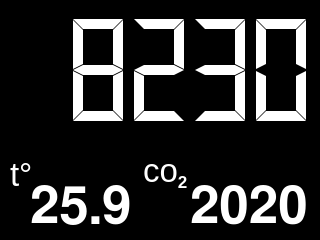
<?xml version="1.0" encoding="UTF-8"?>
<ui version="4.0">
 <class>Clock</class>
 <widget class="QWidget" name="Clock">
  <property name="geometry">
   <rect>
    <x>0</x>
    <y>0</y>
    <width>320</width>
    <height>240</height>
   </rect>
  </property>
  <property name="palette">
   <palette>
    <active>
     <colorrole role="WindowText">
      <brush brushstyle="SolidPattern">
       <color alpha="255">
        <red>255</red>
        <green>255</green>
        <blue>255</blue>
       </color>
      </brush>
     </colorrole>
     <colorrole role="Base">
      <brush brushstyle="SolidPattern">
       <color alpha="255">
        <red>255</red>
        <green>255</green>
        <blue>255</blue>
       </color>
      </brush>
     </colorrole>
     <colorrole role="Window">
      <brush brushstyle="SolidPattern">
       <color alpha="255">
        <red>0</red>
        <green>0</green>
        <blue>0</blue>
       </color>
      </brush>
     </colorrole>
    </active>
    <inactive>
     <colorrole role="WindowText">
      <brush brushstyle="SolidPattern">
       <color alpha="255">
        <red>255</red>
        <green>255</green>
        <blue>255</blue>
       </color>
      </brush>
     </colorrole>
     <colorrole role="Base">
      <brush brushstyle="SolidPattern">
       <color alpha="255">
        <red>255</red>
        <green>255</green>
        <blue>255</blue>
       </color>
      </brush>
     </colorrole>
     <colorrole role="Window">
      <brush brushstyle="SolidPattern">
       <color alpha="255">
        <red>0</red>
        <green>0</green>
        <blue>0</blue>
       </color>
      </brush>
     </colorrole>
    </inactive>
    <disabled>
     <colorrole role="WindowText">
      <brush brushstyle="SolidPattern">
       <color alpha="255">
        <red>149</red>
        <green>149</green>
        <blue>149</blue>
       </color>
      </brush>
     </colorrole>
     <colorrole role="Base">
      <brush brushstyle="SolidPattern">
       <color alpha="255">
        <red>0</red>
        <green>0</green>
        <blue>0</blue>
       </color>
      </brush>
     </colorrole>
     <colorrole role="Window">
      <brush brushstyle="SolidPattern">
       <color alpha="255">
        <red>0</red>
        <green>0</green>
        <blue>0</blue>
       </color>
      </brush>
     </colorrole>
    </disabled>
   </palette>
  </property>
  <property name="cursor">
   <cursorShape>BlankCursor</cursorShape>
  </property>
  <property name="windowTitle">
   <string>Form</string>
  </property>
  <property name="autoFillBackground">
   <bool>true</bool>
  </property>
  <widget class="QLCDNumber" name="lcdNumber">
   <property name="geometry">
    <rect>
     <x>0</x>
     <y>0</y>
     <width>320</width>
     <height>141</height>
    </rect>
   </property>
   <property name="font">
    <font>
     <pointsize>10</pointsize>
     <kerning>true</kerning>
    </font>
   </property>
   <property name="cursor">
    <cursorShape>BlankCursor</cursorShape>
   </property>
   <property name="layoutDirection">
    <enum>Qt::LeftToRight</enum>
   </property>
   <property name="autoFillBackground">
    <bool>false</bool>
   </property>
   <property name="lineWidth">
    <number>0</number>
   </property>
   <property name="smallDecimalPoint">
    <bool>false</bool>
   </property>
   <property name="digitCount">
    <number>5</number>
   </property>
   <property name="mode">
    <enum>QLCDNumber::Dec</enum>
   </property>
   <property name="segmentStyle">
    <enum>QLCDNumber::Flat</enum>
   </property>
   <property name="value" stdset="0">
    <double>8230.000000000000000</double>
   </property>
   <property name="intValue" stdset="0">
    <number>8230</number>
   </property>
  </widget>
  <widget class="QLabel" name="temp_sign">
   <property name="geometry">
    <rect>
     <x>10</x>
     <y>150</y>
     <width>31</width>
     <height>51</height>
    </rect>
   </property>
   <property name="font">
    <font>
     <pointsize>25</pointsize>
     <weight>50</weight>
     <bold>false</bold>
    </font>
   </property>
   <property name="cursor">
    <cursorShape>BlankCursor</cursorShape>
   </property>
   <property name="mouseTracking">
    <bool>true</bool>
   </property>
   <property name="autoFillBackground">
    <bool>true</bool>
   </property>
   <property name="midLineWidth">
    <number>2</number>
   </property>
   <property name="text">
    <string notr="true">    t°</string>
   </property>
   <property name="textFormat">
    <enum>Qt::RichText</enum>
   </property>
   <property name="alignment">
    <set>Qt::AlignLeading|Qt::AlignLeft|Qt::AlignVCenter</set>
   </property>
  </widget>
  <widget class="QLabel" name="co_sign">
   <property name="geometry">
    <rect>
     <x>140</x>
     <y>150</y>
     <width>41</width>
     <height>41</height>
    </rect>
   </property>
   <property name="font">
    <font>
     <pointsize>25</pointsize>
     <weight>50</weight>
     <bold>false</bold>
    </font>
   </property>
   <property name="cursor">
    <cursorShape>BlankCursor</cursorShape>
   </property>
   <property name="autoFillBackground">
    <bool>true</bool>
   </property>
   <property name="text">
    <string>co</string>
   </property>
   <property name="alignment">
    <set>Qt::AlignCenter</set>
   </property>
  </widget>
  <widget class="QLabel" name="Temp_value">
   <property name="geometry">
    <rect>
     <x>30</x>
     <y>180</y>
     <width>101</width>
     <height>61</height>
    </rect>
   </property>
   <property name="font">
    <font>
     <family>FreeSans</family>
     <pointsize>40</pointsize>
     <weight>75</weight>
     <bold>true</bold>
    </font>
   </property>
   <property name="cursor">
    <cursorShape>BlankCursor</cursorShape>
   </property>
   <property name="mouseTracking">
    <bool>true</bool>
   </property>
   <property name="focusPolicy">
    <enum>Qt::StrongFocus</enum>
   </property>
   <property name="autoFillBackground">
    <bool>true</bool>
   </property>
   <property name="midLineWidth">
    <number>4</number>
   </property>
   <property name="text">
    <string notr="true">25.9</string>
   </property>
   <property name="textFormat">
    <enum>Qt::RichText</enum>
   </property>
   <property name="alignment">
    <set>Qt::AlignLeading|Qt::AlignLeft|Qt::AlignVCenter</set>
   </property>
  </widget>
  <widget class="QLabel" name="co2_sign">
   <property name="geometry">
    <rect>
     <x>167</x>
     <y>171</y>
     <width>31</width>
     <height>21</height>
    </rect>
   </property>
   <property name="font">
    <font>
     <pointsize>13</pointsize>
     <weight>75</weight>
     <bold>true</bold>
    </font>
   </property>
   <property name="cursor">
    <cursorShape>BlankCursor</cursorShape>
   </property>
   <property name="autoFillBackground">
    <bool>false</bool>
   </property>
   <property name="text">
    <string>2</string>
   </property>
   <property name="alignment">
    <set>Qt::AlignCenter</set>
   </property>
  </widget>
  <widget class="QLabel" name="co2_value">
   <property name="geometry">
    <rect>
     <x>190</x>
     <y>180</y>
     <width>121</width>
     <height>61</height>
    </rect>
   </property>
   <property name="font">
    <font>
     <family>FreeSans</family>
     <pointsize>40</pointsize>
     <weight>75</weight>
     <bold>true</bold>
    </font>
   </property>
   <property name="cursor">
    <cursorShape>BlankCursor</cursorShape>
   </property>
   <property name="mouseTracking">
    <bool>true</bool>
   </property>
   <property name="focusPolicy">
    <enum>Qt::StrongFocus</enum>
   </property>
   <property name="autoFillBackground">
    <bool>false</bool>
   </property>
   <property name="midLineWidth">
    <number>2</number>
   </property>
   <property name="text">
    <string notr="true">2020</string>
   </property>
   <property name="textFormat">
    <enum>Qt::RichText</enum>
   </property>
   <property name="alignment">
    <set>Qt::AlignLeading|Qt::AlignLeft|Qt::AlignVCenter</set>
   </property>
  </widget>
  <widget class="QCommandLinkButton" name="pushButton">
   <property name="geometry">
    <rect>
     <x>0</x>
     <y>140</y>
     <width>321</width>
     <height>101</height>
    </rect>
   </property>
   <property name="iconSize">
    <size>
     <width>0</width>
     <height>0</height>
    </size>
   </property>
  </widget>
 </widget>
 <resources>
  <include location="../resources.qrc"/>
 </resources>
 <connections/>
</ui>
